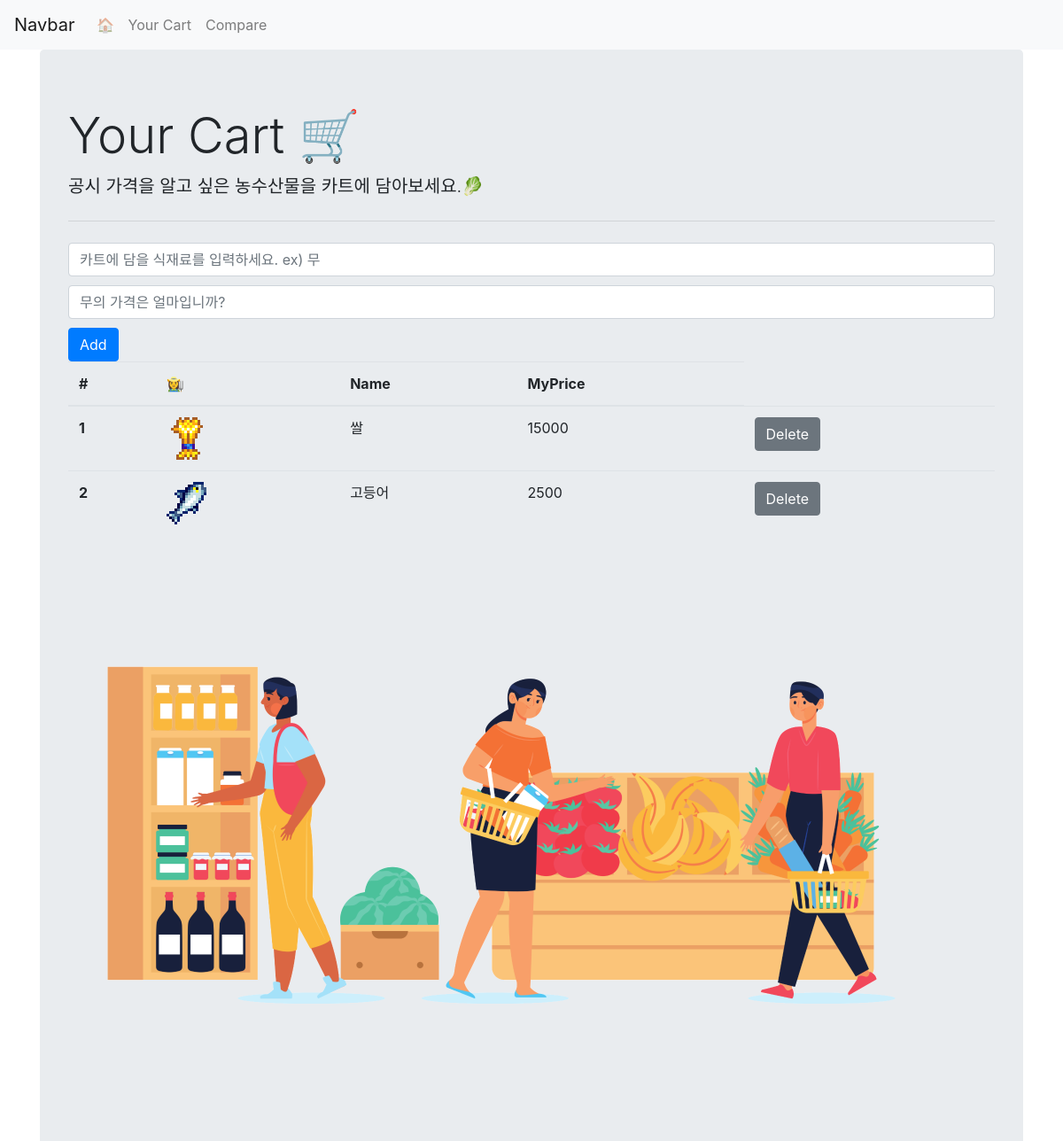
/cart, run on an earlier commit of the app's database.
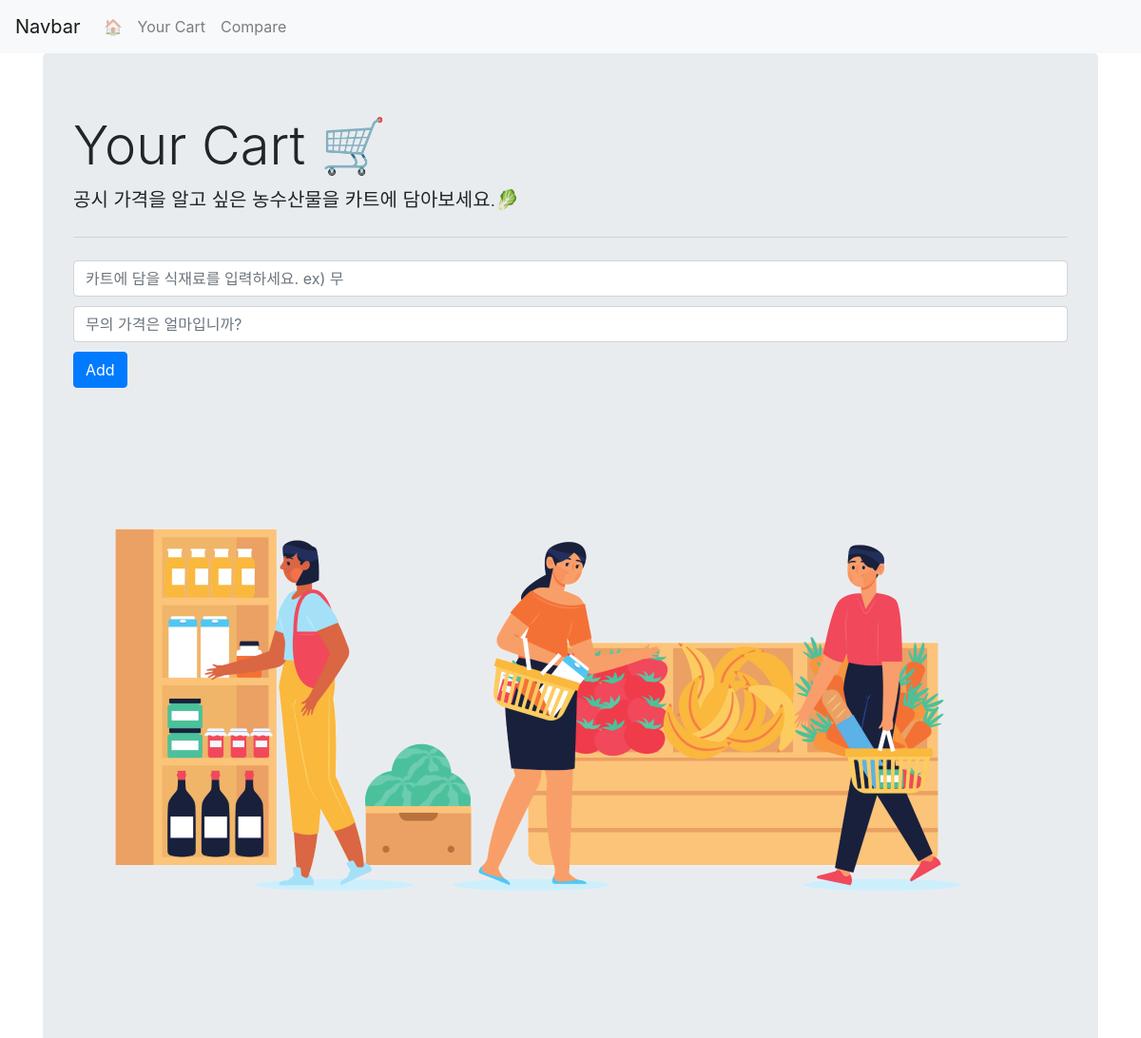
And on a later commit of the database.
### cart_app/models/cart_model.py (models this page shows, shortened)
class Cart(db.Model):
	__tablename__ = 'cart'
	id = db.Column(db.Integer(), primary_key=True)
	name = db.Column(db.String())
	itemcode = db.Column(db.String())
	myprice = db.Column(db.Integer())
	product_id = db.Column(db.Integer(), db.ForeignKey('product.id'))

### cart_app/routes/cart_route.py (the view)
@bp.route('/cart')
def cart_index():
	msg_code = request.args.get('msg_code', None)
	alert_msg = main_funcs.msg_processor(msg_code) if msg_code is not None else None
	carts = Cart.query.all()
	cart_list = []
	for p_cart in carts:
		cart = {}
		cart['id'] = p_cart.id
		cart['name'] = p_cart.name
		cart['itemcode'] = p_cart.itemcode
		cart['myprice'] = p_cart.myprice
		cart_list.append(cart)
	return render_template('cart.html', alert_msg=alert_msg, cart_list=cart_list)

### cart_app/templates/cart.html (shortened to what this page needs)
{% extends 'base.html' %}
{% block title %}
Your Cart 🛒
{% endblock %}
{% block lead %}
공시 가격을 알고 싶은 농수산물을 카트에 담아보세요.🥬
{% endblock %}
{% block main_body %}
<form method="POST" action="/cart">
  <input name="name" style="margin-bottom:10px" class="form-control" type="text" placeholder="카트에 담을 식재료를 입력하세요. ex) 무">
  <input name="price" style="margin-bottom:10px" class="form-control" type="text" placeholder="무의 가격은 얼마입니까?">
  <input type="submit" class="btn btn-primary" value="Add" />
</form>
{% if cart_list %}
<table class="table">
  <thead>
    <tr>
      <th scope="col">#</th>
	  <th scopr="col">👩‍🌾</th>
      <th scope="col">Name</th>
      <th scope="col">MyPrice</th>
    </tr>
  </thead>
  <tbody>
    {% for cart in cart_list %}
    <tr>
      <th scope="row">{{ cart.id }}</th>
	  <td><img src="../static/images/item_{{ cart.itemcode }}.png" alt="" class="img"></td>
      <td>{{ cart.name }}</td>
      <td>{{ cart.myprice }}</td>
      <td>
        <a class="btn btn-secondary", href='/cart/{{ cart.id }}'>
          Delete
        </a>
      </td>
    </tr>
    {% endfor %}
  </tbody>
</table>
{% endif %}
{% endblock %}

### cart_app/templates/base.html (shortened to what this page needs)
<!DOCTYPE html>
<html>
  <head>
    <link rel="stylesheet" href="https://cdn.jsdelivr.net/npm/bootstrap@4.5.3/dist/css/bootstrap.min.css">
	<link rel="stylesheet" href="../static/css/style.css">
  </head>
  <body>
    <nav class="navbar navbar-expand-lg navbar-light bg-light">
      <a class="navbar-brand" href="#">Navbar</a>
      <div class="collapse navbar-collapse" id="navbarSupportedContent">
        <ul class="navbar-nav mr-auto">
          <li class="nav-item">
            <a class="nav-link" href="/">🏠<span class="sr-only">(current)</span></a>
          </li>
          <li class="nav-item">
            <a class="nav-link" href="/cart">Your Cart</a>
          </li>
          <li class="nav-item">
            <a class="nav-link" href="/compare">Compare</a>
          </li>
        </ul>
      </div>
    </nav>
    <div class="container">
      <div class="jumbotron">
        <h1 class="display-4">{% block title %}{% endblock %}</h1>
        <p class="lead">{% block lead %}{% endblock %}</p>
        <hr class="my-4">
        <p>{% block main_body %}{% endblock %}</p>
        <img src="../static/images/img_main.png" alt="" height="640" width="960" class="img">
      </div>
    </div>
  </body>
</html>

What changed in the data, as far as the page shows it:
removed Cart: id "1", shows a picture, name "쌀", myprice "15000"
removed Cart: id "2", shows a picture, name "고등어", myprice "2500"
Also different on the page:
text no longer shown: "# 👩‍🌾 Name MyPrice"
